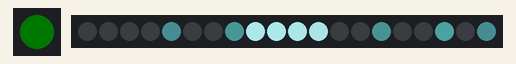
This sketch was run on a simulated Arduino Mega 2560, built with avr-gcc and run on an emulated ATmega2560. On the bench: 1 RGB LEDs in strip order, left to right, 20 RGB LEDs in strip order, left to right. Dim RGB values are drawn brighter than linear; random numbers use the default seed unless the sketch sets one.

Above: at 0.45 s.
At 5.29 s:
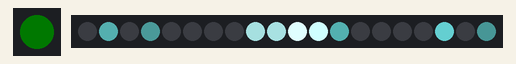
At 10.13 s:
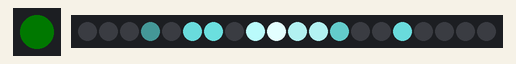
At 20.1 s:
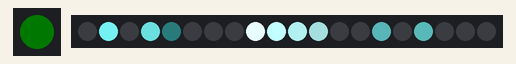
At 29.77 s:
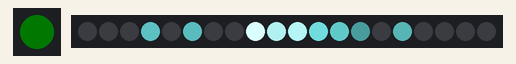
At 39.73 s:
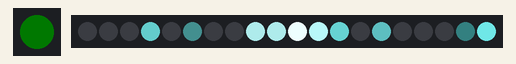

The sketch:

ashe_bow.ino
```cpp
#include <Adafruit_NeoPixel.h>
#include <APA102.h>
#include <arduino-timer.h>

#define IS_GEMMA 0

#if IS_GEMMA == 1 // gemma
  #define DOTSTAR_DATA 3
  #define DOTSTAR_CLK 4
  #define NEOPIXELS_DATA 1
  #define STRIP_LENGTH 16
  #define PIXELS_CNT 10 // pixelsMode0Max + pixelsMiddleCnt
  const byte pixelsMiddle[] = {6, 7, 8, 9};
  const byte pixelsMode0[] = {3, 7};
  const byte pixelsMode0Max = 6;
#else // ItsyBitsy
  #define DOTSTAR_DATA 41
  #define DOTSTAR_CLK 40
  #define NEOPIXELS_DATA 5
  #define STRIP_LENGTH 20
  #define PIXELS_CNT 14 // pixelsMode0Max + pixelsMiddleCnt
  const byte pixelsMiddle[] = {8, 9, 10, 11};
  const byte pixelsMode0[] = {5, 11};
  const byte pixelsMode0Max = 10;
#endif

#define TIMER1_UPDATE 15
#define EXTRACT_RED(color)  (((color) >> 16) & 0xff)
#define EXTRACT_GREEN(color)  (((color) >> 8) & 0xff)
#define EXTRACT_BLUE(color)  ((color) & 0xff)

APA102<DOTSTAR_DATA, DOTSTAR_CLK> onboardLed;
rgb_color onboardLedColors[1];

#if IS_GEMMA == 1
  Adafruit_NeoPixel strip(STRIP_LENGTH, NEOPIXELS_DATA, NEO_GRB + NEO_KHZ800);
#else
  Adafruit_NeoPixel strip(STRIP_LENGTH, NEOPIXELS_DATA, NEO_GRBW + NEO_KHZ800);
#endif

auto timer = timer_create_default();

const byte pixelsMiddleCnt = 4;
const byte pixelsMiddleMinBrightnessPool[] = {75, 110};
const word pixelMode0MaxBrightness[] = {85, 256};
const byte pixelStepChangeBrightnessMode0[] = {20, 40}; // /100
const byte pixelStepChangeBrightnessMode2[] = {10, 20}; // /100
const byte pixelColor[] = {123, 254, 255};
const byte pixelsWaitWhiteBlinkMaxPool[] = {8, 51};
const byte pixelWaitCyclesMode2 = 40;
const byte pixelWaitCyclesMode0 = 10;

typedef struct Pixel
{
  byte mode = 0;
  byte status = 0;
  byte timer = 0;
  byte wait = 0;
  byte position = 0;
  int maxBrightness = 0;
  int minBrightness = 0;
  float brightnessStep = 0.0;
  float currentBrightness = 0.0;

  // Mode 0
  byte timerWhiteBlink = 0;
  byte waitWhiteBlink = 0;

  // Mode 2
  float currentBrightnessWhite = 0.0;
  bool dim = false;
} Pixel;

Pixel pixels[PIXELS_CNT];
int i = 0;
int x = 0;
byte stripFreePositions[STRIP_LENGTH];
int pixelsMode0Current = 0;
int pixelsMode0CurrentPixels = 0;
byte pixelsWhiteBlinkCurrent = 0;
int pixelsWhiteBlinkCurrentPixels = 0;

void adjustValByStep(int* varToAdjust, const byte minMaxArr[], float adjustByVar = 10000, byte adjustStep = 3)
{
  if (varToAdjust == 0) {
    *varToAdjust = random(minMaxArr[0], minMaxArr[1]);
    return;
  }

  byte currentStep = random(adjustStep);

  //if (isAdd) {
  if(random(10) > 4){
    *varToAdjust = (adjustByVar == 10000)
                  ? *varToAdjust + currentStep
                  : adjustByVar + currentStep;
  } else {
    *varToAdjust = (adjustByVar == 10000)
                  ? *varToAdjust - currentStep
                  : adjustByVar - currentStep;
  }
  if (*varToAdjust > minMaxArr[1] - 1) {
    *varToAdjust = minMaxArr[1] - 1;
    return;
  }
  if (*varToAdjust < minMaxArr[0]) {
    *varToAdjust = minMaxArr[0];
    return;
  }
}

void pixelProcess(Pixel &pixel) {

  if (pixel.timer > 0) {

    if (pixel.timer > pixel.wait) {
      pixel.status = 2;
      pixel.timer = 0;
    } else {
      pixel.timer++;
    }
  }

  if (pixel.status < 3) {

    if (pixel.status == 1) {

      pixel.currentBrightness += pixel.brightnessStep;
      pixel.currentBrightnessWhite -= pixel.brightnessStep;

      if (pixel.currentBrightness >= pixel.maxBrightness) {
        pixel.timer = 1;
        pixel.status = 3;
        pixel.currentBrightness = pixel.maxBrightness;
      }

      if(pixel.currentBrightnessWhite < 0){
        pixel.currentBrightnessWhite = 0;
      }

    } else {

      pixel.currentBrightness -= pixel.brightnessStep;
      pixel.currentBrightnessWhite += pixel.brightnessStep;

      if (pixel.currentBrightness < 0) {
        pixel.currentBrightness = 0;
      }

      if(pixel.currentBrightnessWhite >= pixel.maxBrightness){
        pixel.currentBrightnessWhite = pixel.maxBrightness;
      }
    }

    if (pixel.mode == 2) {

      #if IS_GEMMA == 0
        strip.setPixelColor(
          pixel.position,
          strip.Color(
            pixelColor[0] * pixel.currentBrightness / 255,
            pixelColor[1] * pixel.currentBrightness / 255,
            pixelColor[2] * pixel.currentBrightness / 255,
            (pixel.dim == false) ? pixel.currentBrightness : pixel.currentBrightnessWhite
          )
        );
      #else
        strip.setPixelColor(
          pixel.position,
          strip.Color(
            255 * (pixel.dim == false) ? pixel.currentBrightness : pixel.currentBrightnessWhite / 255,
            255 * (pixel.dim == false) ? pixel.currentBrightness : pixel.currentBrightnessWhite / 255,
            255 * (pixel.dim == false) ? pixel.currentBrightness : pixel.currentBrightnessWhite / 255
          )
        );
      #endif
    }

    if (pixel.mode == 0) {

      strip.setPixelColor(
        pixel.position,
        strip.Color(pixelColor[0] * pixel.currentBrightness / 255,
                    pixelColor[1] * pixel.currentBrightness / 255,
                    pixelColor[2] * pixel.currentBrightness / 255
                   )
      );

      if (pixel.waitWhiteBlink > 0 && pixel.status == 2) {

        uint32_t color = strip.getPixelColor(pixel.position);

        if (pixel.timerWhiteBlink < pixel.waitWhiteBlink) {

          #if IS_GEMMA == 0
            strip.setPixelColor(
              pixel.position,
              strip.Color(EXTRACT_RED(color), EXTRACT_GREEN(color), EXTRACT_BLUE(color), 255)
            );
          #else
            strip.setPixelColor(
              pixel.position,
              strip.Color(255, 255, 255)
            );
          #endif

          pixel.timerWhiteBlink++;

        } else {

          #if IS_GEMMA == 0
            strip.setPixelColor(
              pixel.position,
              strip.Color(EXTRACT_RED(color), EXTRACT_GREEN(color), EXTRACT_BLUE(color), 0)
            );
          #else
            strip.setPixelColor(
              pixel.position,
              strip.Color(EXTRACT_RED(color), EXTRACT_GREEN(color), EXTRACT_BLUE(color))
            );
          #endif
        }
      }
    }
  }

  if ((pixel.currentBrightness <= pixel.minBrightness) && (pixel.status == 2)) {

    if (pixel.mode == 0) {

      stripFreePositions[pixel.position] = pixel.position;

      pixelsMode0CurrentPixels--;

      if (pixel.waitWhiteBlink > 0) {

        pixelsWhiteBlinkCurrentPixels--;

        pixel.waitWhiteBlink = 0;
        pixel.timerWhiteBlink = 0;
      }
    }

    pixel.status = 0;
  }
}

void pixelCreate(Pixel &pixel)
{
  bool isValid = true;

  if (pixel.mode == 0) {
    isValid = pixelsMode0CurrentPixels < pixelsMode0Current;
  }

  if (isValid) {

    if (pixel.mode == 0) {

      pixelsMode0CurrentPixels++;

      do {
        pixel.position = stripFreePositions[random(STRIP_LENGTH)];
      } while (pixel.position == 255 || pixel.position == 254);

      stripFreePositions[pixel.position] = 255;

      if (pixelsWhiteBlinkCurrentPixels < pixelsWhiteBlinkCurrent) {

        pixelsWhiteBlinkCurrentPixels++;

        pixel.timerWhiteBlink = 1;
        pixel.waitWhiteBlink = random(pixelsWaitWhiteBlinkMaxPool[0], pixelsWaitWhiteBlinkMaxPool[1]);
      }

      pixel.brightnessStep = random(pixelStepChangeBrightnessMode0[0], pixelStepChangeBrightnessMode0[1]) / 100.0;
      pixel.maxBrightness = random(pixelMode0MaxBrightness[0], pixelMode0MaxBrightness[1]);
    }

    if (pixel.mode == 2) {

      int currentBrightnessInt = (int) pixel.currentBrightness;
      adjustValByStep(&currentBrightnessInt, pixelsMiddleMinBrightnessPool, pixel.minBrightness);
      pixel.currentBrightness = (float) currentBrightnessInt * 1.0;

      pixel.minBrightness = pixel.currentBrightness;
      pixel.brightnessStep = random(pixelStepChangeBrightnessMode2[0], pixelStepChangeBrightnessMode2[1]) / 100.0;

      pixel.dim = random(21) == 5;
      if (pixel.dim) {

        int currentBrightnessWhiteInt = (int) pixel.currentBrightnessWhite;
        adjustValByStep(&currentBrightnessWhiteInt, pixelsMiddleMinBrightnessPool, pixel.minBrightness);
        pixel.currentBrightnessWhite = (float) currentBrightnessWhiteInt * 1.0;
      }

      pixel.maxBrightness = pixel.minBrightness * 2;
      if(pixel.maxBrightness > 255){
        pixel.maxBrightness = 255;
      }
    }
    pixel.status = 1;
  }
}

bool eventTimer1(void *)
{
  adjustValByStep(&pixelsMode0Current, pixelsMode0);
  pixelsWhiteBlinkCurrent = random(round(pixelsMode0Current / 2));
  return true;
}

void stripReset()
{
  strip.clear();
  adjustValByStep(&pixelsMode0Current, pixelsMode0);

  // fade mode
  i = x = 0;
  while (x < pixelsMode0Max) {

    pixels[i] = Pixel();
    pixels[i].mode = 0;
    pixels[i].timer = pixelWaitCyclesMode0;

    i++;
    x++;
  }

  // middle pixels
  x = 0;
  while (x < pixelsMiddleCnt) {

    pixels[i] = Pixel();
    pixels[i].mode = 2;
    pixels[i].timer = pixelWaitCyclesMode2;
    pixels[i].position = pixelsMiddle[x];

    i++;
    x++;
  }

  // free positions
  x = 0;
  while (x < STRIP_LENGTH) {

    stripFreePositions[x] = x;

    for (i = 0; i < pixelsMiddleCnt; i++) {

      if (pixelsMiddle[i] == x) {

        stripFreePositions[x] = 254;
        continue;
      }
    }
    x++;
  }
}

void setup()
{
  randomSeed(analogRead(A0));

  timer.every(TIMER1_UPDATE * 1000, eventTimer1);

  onboardLedColors[0].red = 0;
  onboardLedColors[0].green = 65;
  onboardLedColors[0].blue = 0;
  onboardLed.write(onboardLedColors, 1, 1);

  strip.begin();
  strip.show();
  strip.setBrightness(255);

  stripReset();
}

void loop()
{
  timer.tick();

  for (int cnt = 0; cnt < PIXELS_CNT; cnt++) {

    if (pixels[cnt].status > 0) {

      pixelProcess(pixels[cnt]);

    } else {

      pixelCreate(pixels[cnt]);
    }
  }

  strip.show();
}
```
